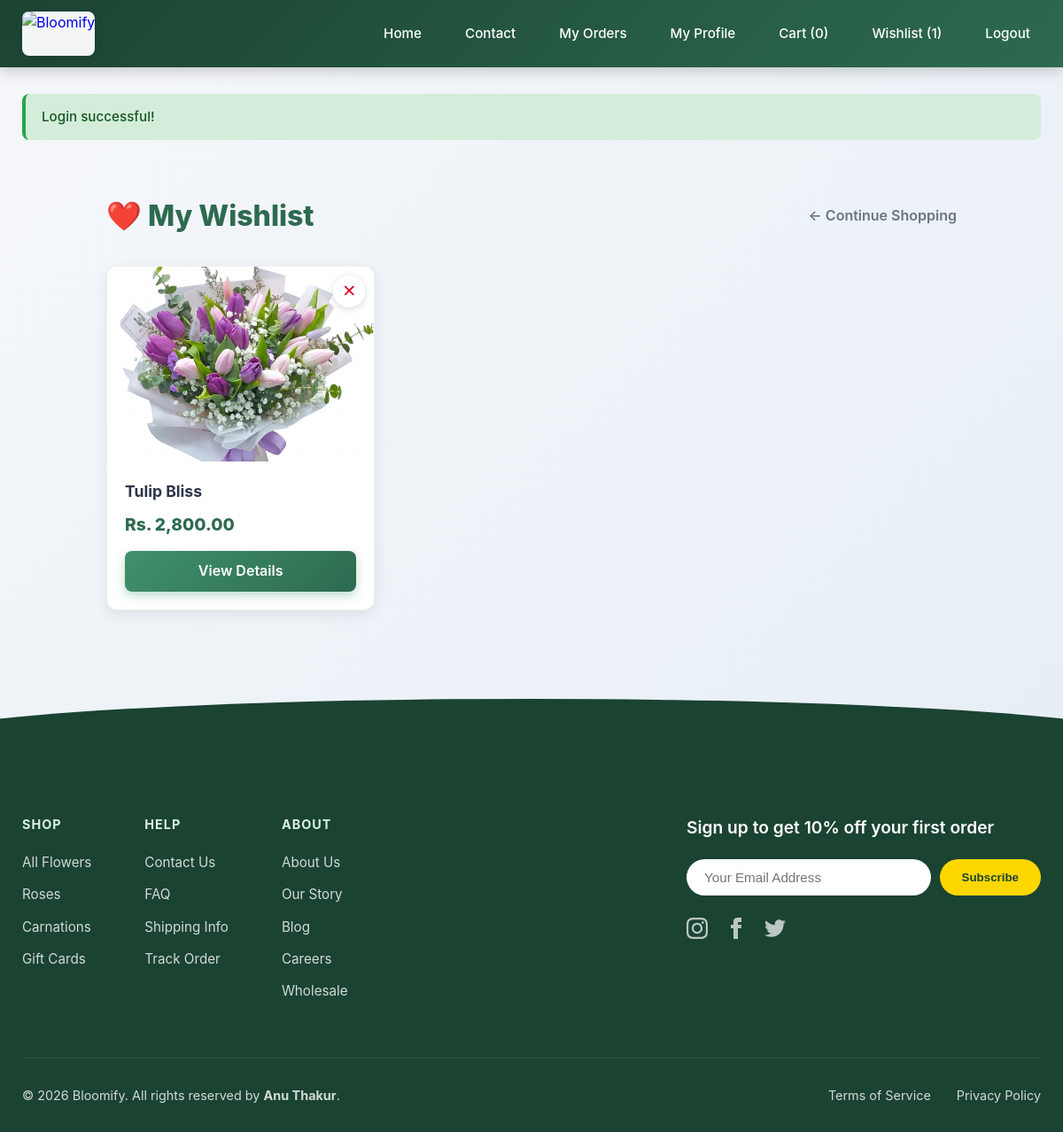
The app's page /wishlist.php (signed in), older data.
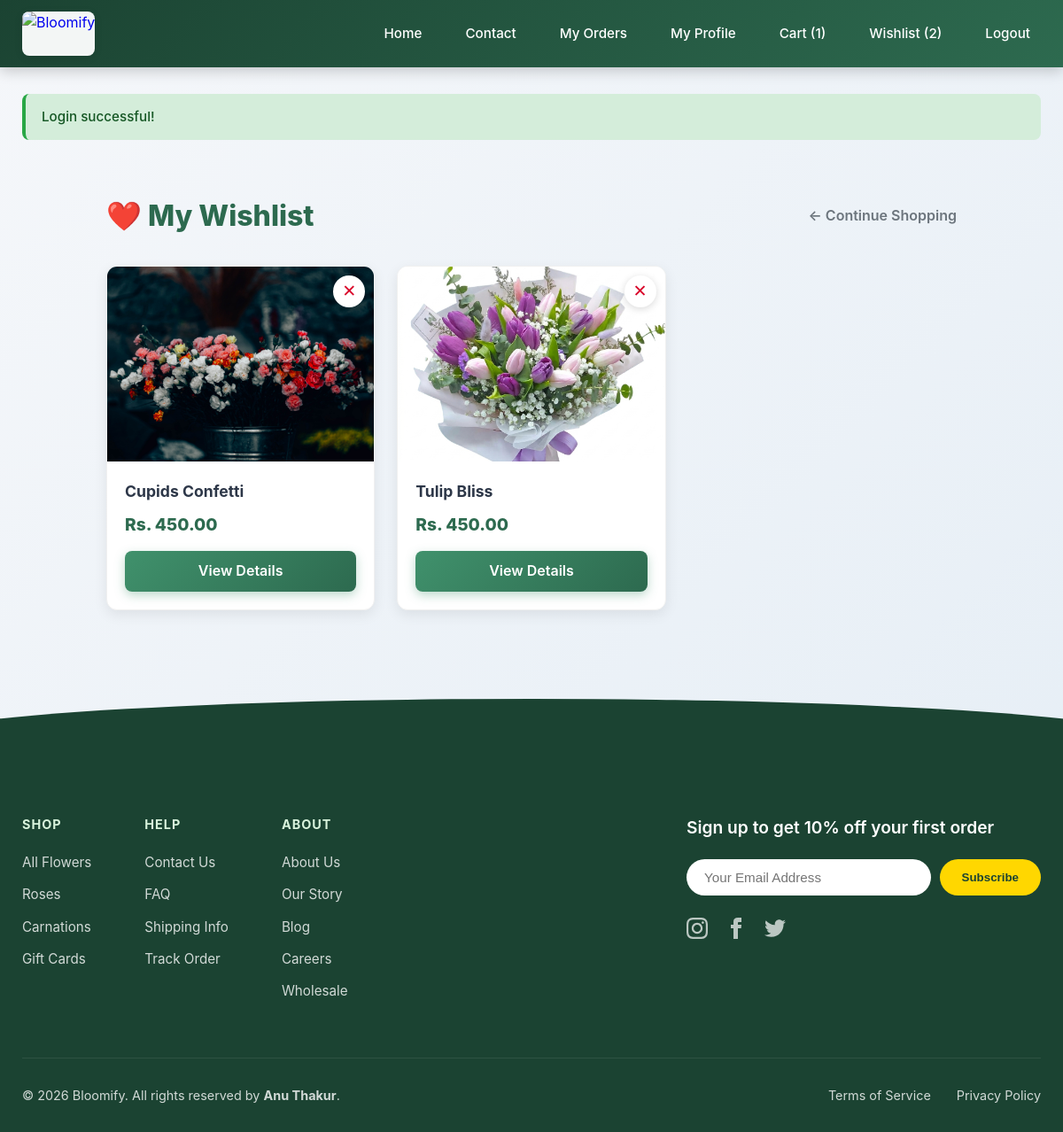
The same page, newer data.
### tables this page shows
CREATE TABLE `wishlist` (
  `id` int(11) NOT NULL,
  `user_id` int(11) NOT NULL,
  `product_id` int(11) NOT NULL,
  `created_at` timestamp NOT NULL DEFAULT current_timestamp()
);

CREATE TABLE `products` (
  `id` int(11) NOT NULL,
  `category_id` int(11) DEFAULT NULL,
  `name` varchar(200) NOT NULL,
  `description` text DEFAULT NULL,
  `price` decimal(10,2) NOT NULL,
  `discount_percentage` int(11) DEFAULT 0 CHECK (`discount_percentage` >= 0 and `discount_percentage` <= 100),
  `stock` int(11) NOT NULL DEFAULT 0,
  `stock_quantity` int(11) DEFAULT 0,
  `image` varchar(255) DEFAULT NULL,
  `status` enum('active','inactive') DEFAULT 'active',
  `created_at` timestamp NOT NULL DEFAULT current_timestamp(),
  `updated_at` timestamp NOT NULL DEFAULT current_timestamp() ON UPDATE current_timestamp()
);

### wishlist.php (the view, shortened to what this page needs)
<?php
require_once __DIR__ . '/includes/header.php';
$user_id = $_SESSION['user_id'];
$sql = "SELECT w.id as wishlist_id, p.id, p.name, p.price, p.stock, p.image, p.status
        FROM wishlist w
        JOIN products p ON w.product_id = p.id
        WHERE w.user_id = ?
        ORDER BY w.created_at DESC";
$stmt = $conn->prepare($sql);
$stmt->bind_param("i", $user_id);
$stmt->execute();
$wishlist_items = $stmt->get_result();
?>
<div class="wishlist-container">
    <div class="wishlist-header">
        <h1>❤️ My Wishlist</h1>
        <a href="products.php" class="btn-back">← Continue Shopping</a>
    </div>
    <?php if ($wishlist_items->num_rows > 0): ?>
        <div class="wishlist-grid">
            <?php while($item = $wishlist_items->fetch_assoc()): ?>
                <div class="wishlist-card">
                    <form method="POST" action="wishlist-action.php">
                        <button type="submit" class="btn-remove" title="Remove from wishlist">✕</button>
                    </form>
                    <a href="product-details.php?id=<?php echo $item['id']; ?>">
                        <div class="wishlist-img">
                            <?php if (!empty($item['image'])): ?>
                                <img src="<?php echo SITE_URL; ?>/assets/images/<?php echo htmlspecialchars($item['image']); ?>" alt="<?php echo htmlspecialchars($item['name']); ?>">
                            <?php else: ?>
                                <span style="font-size: 4rem;">🌸</span>
                            <?php endif; ?>
                        </div>
                    </a>
                    <div class="wishlist-info">
                        <h3 class="wishlist-name"><?php echo htmlspecialchars($item['name']); ?></h3>
                        <div class="wishlist-price"><?php echo formatPrice($item['price']); ?></div>
                        <a href="product-details.php?id=<?php echo $item['id']; ?>" class="btn btn-primary" style="width: 100%; text-align: center; display: block; padding: 10px 0;">View Details</a>
                    </div>
                </div>
            <?php endwhile; ?>
        </div>
    <?php endif; ?>
</div>
<?php require_once __DIR__ . '/includes/footer.php'; ?>

### includes/header.php (shortened to what this page needs)
<?php
require_once __DIR__ . '/config.php';
require_once __DIR__ . '/functions.php';
?>
<!DOCTYPE html>
<html lang="en">
<head>
    <link rel="stylesheet" href="<?php echo SITE_URL; ?>/assets/css/style.css">
</head>
<body>
<header class="header">
    <div class="header-content">
        <a href="<?php echo SITE_URL; ?>/index.php" class="logo">
            <img src="<?php echo SITE_URL; ?>/assets/images/logo-premium.png" alt="Bloomify" class="header-logo-img">
        </a>
        <nav class="nav-links">
            <a href="<?php echo SITE_URL; ?>/index.php">Home</a>
            <a href="<?php echo SITE_URL; ?>/contact.php">Contact</a>
            <?php if (isLoggedIn()): ?>
                <?php if (isAdmin()): ?>
                    <a href="<?php echo SITE_URL; ?>/admin/index.php">Admin Dashboard</a>
                <?php else: ?>
                    <a href="<?php echo SITE_URL; ?>/my-orders.php">My Orders</a>
                    <a href="<?php echo SITE_URL; ?>/profile.php">My Profile</a>
                    <a href="<?php echo SITE_URL; ?>/cart.php">Cart (<?php echo getCartCount(); ?>)</a>
                    <?php
                    $wc_sql = "SELECT COUNT(*) as count FROM wishlist WHERE user_id = ?";
                    $wc_stmt = $conn->prepare($wc_sql);
                    $wc_stmt->bind_param("i", $_SESSION['user_id']);
                    $wc_stmt->execute();
                    $wishlist_count = $wc_stmt->get_result()->fetch_assoc()['count'];
                    ?>
                    <a href="<?php echo SITE_URL; ?>/wishlist.php"> Wishlist<?php if ($wishlist_count > 0) echo ' (' . $wishlist_count . ')'; ?></a>
                <?php endif; ?>
                <a href="<?php echo SITE_URL; ?>/logout.php">Logout</a>
            <?php else: ?>
                <a href="<?php echo SITE_URL; ?>/login.php">Login</a>
                <a href="<?php echo SITE_URL; ?>/register.php" class="btn btn-secondary" style="padding: 8px 20px;">Register</a>
            <?php endif; ?>
        </nav>
    </div>
</header>
<main class="container">

Row changes from the older to the newer data that the page shows:
added wishlist: product.image (picture), product.name "Cupids Confetti", product.price "Rs. 450.00"
changed through a linked row, wishlist "Tulip Bliss": product.price "Rs. 2,800.00" → "Rs. 450.00"
Text that changed along with them:
getCartCount(): "0" → "1"
$wishlist_count: "1" → "2"
